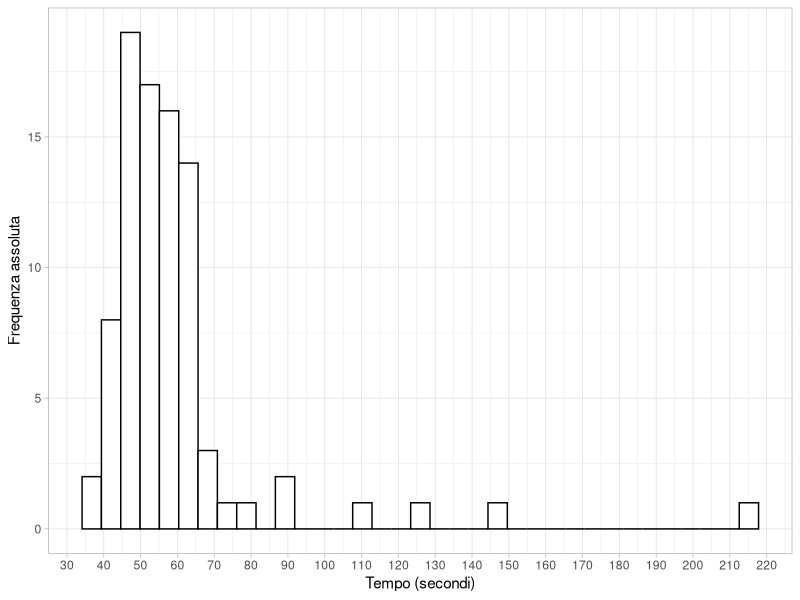
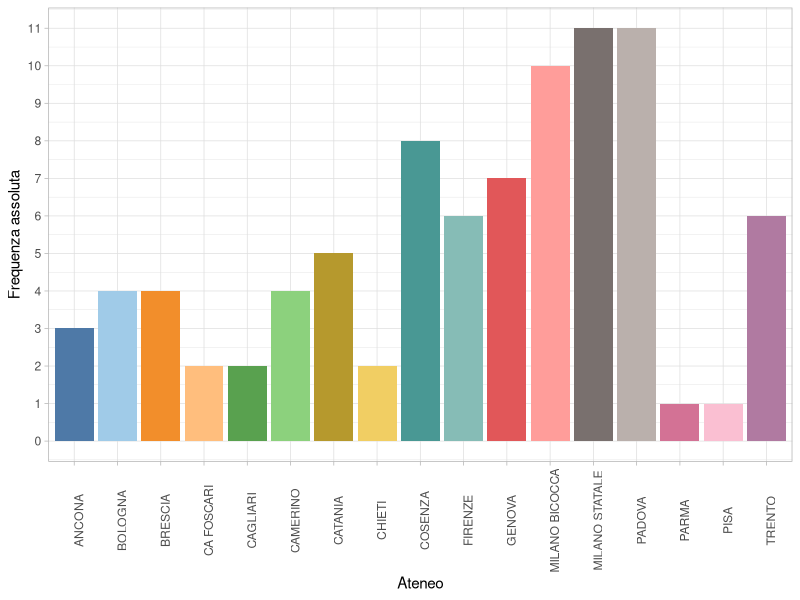
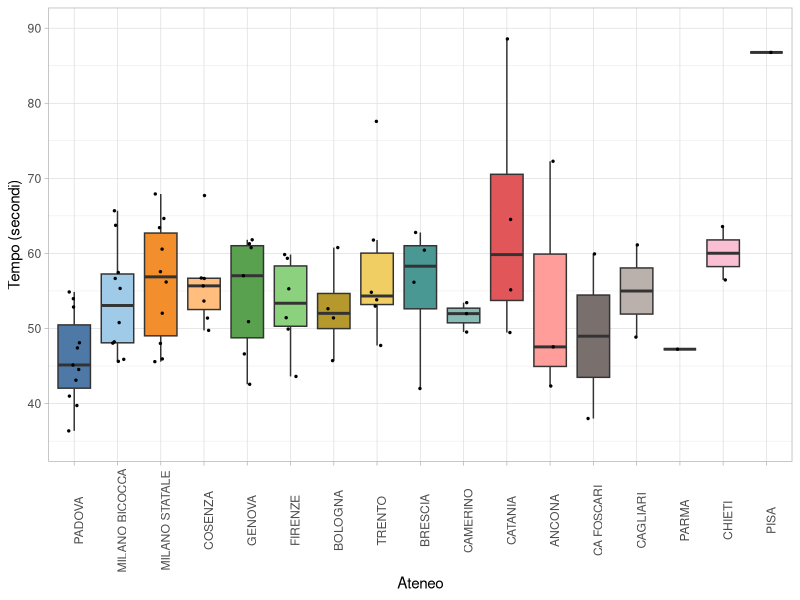
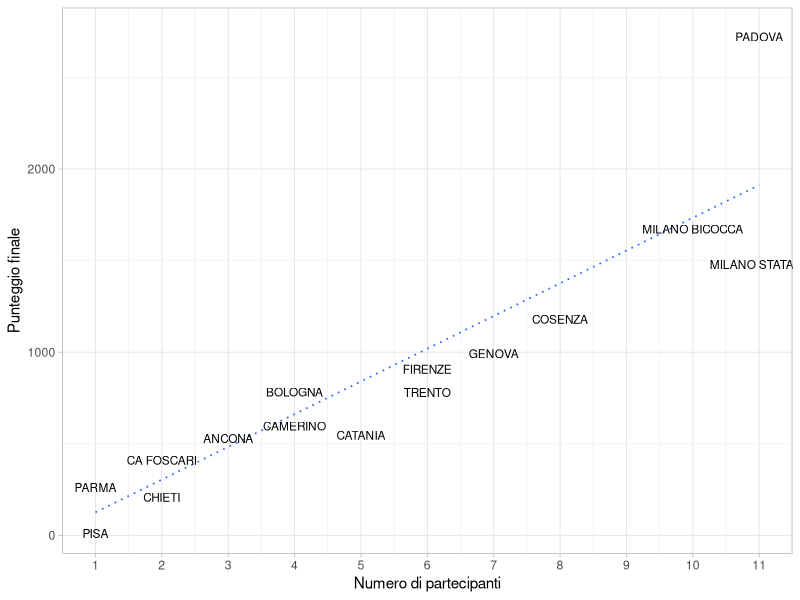
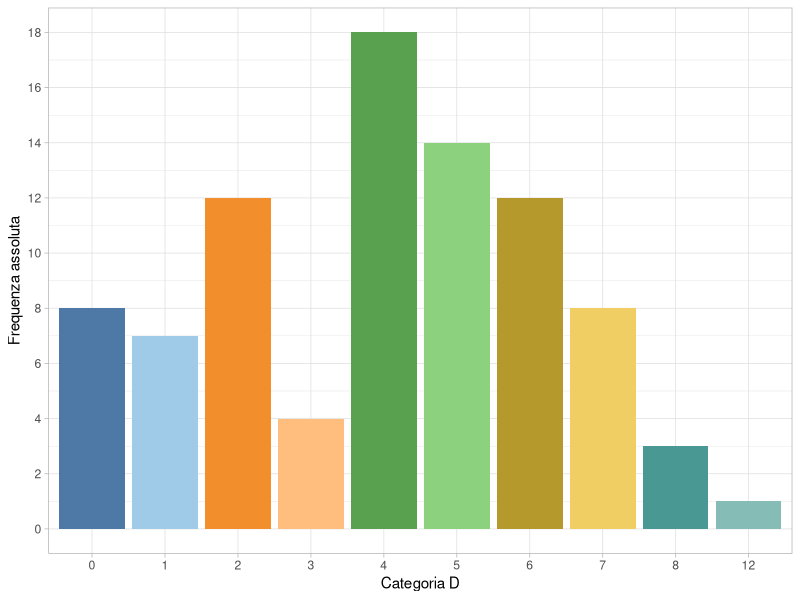
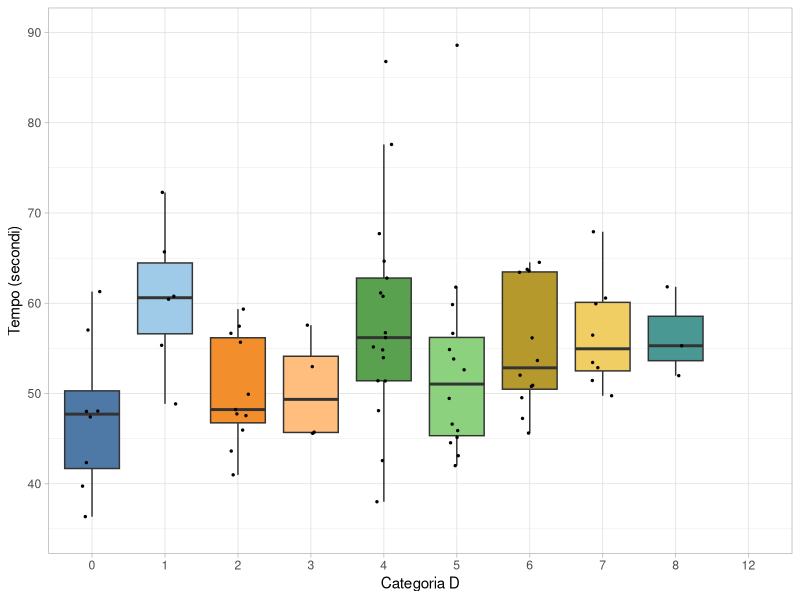

Recreate these plots in R, in order.
## ---- chunk 1
#| echo: false
#| message: false
rm(list = ls())
gigante_f <- read.csv("gigante_femminile.csv", sep = ";")

library(tidyverse)
library(lubridate)
library(stringr)
library(ggthemes)

gigante_f$Categoria <- as.numeric(str_remove(gigante_f$Categoria, "D"))

gigante_f$Tempo[1:62] <- paste("0:", gigante_f$Tempo[1:62], sep = "")
gigante_f$Tempo <- ms(gigante_f$Tempo)

gigante_f$Ateneo <- as.factor(gigante_f$Ateneo)
gigante_f$Categoria <- as.factor(gigante_f$Categoria)
# glimpse(gigante_f)
## ---- chunk 2
atenei <- read.csv("atenei.csv", sep = ";")

gigante_freq <- data.frame(table(gigante_f$Ateneo))
gigante_freq$Tempo_Eccellenza <- tapply(as.numeric(gigante_f$Tempo), 
                                        gigante_f$Ateneo, function(x) mean(head(x, n = 4)))
colnames(gigante_freq) <- c("Ateneo", "Partecipanti", "Tempo_migliori_4")
gigante_freq <- merge(subset(atenei, select = c(Ateneo, Gigante_F)), gigante_freq, by = "Ateneo")
colnames(gigante_freq) <- c("Ateneo", "Graduatoria","Partecipanti", "Tempo_migliori_4")
## ---- chunk 3
#| fig-width: 8
#| fig-height: 4
ggplot(data = gigante_f, aes(x = Tempo, y = after_stat(count))) + geom_histogram(fill = "white", col = "black", bins = 35) + theme_light() + ylab("Frequenza assoluta") + xlab("Tempo (secondi)") + scale_x_continuous(n.breaks = 20)
## ---- chunk 4
tab <- c(summary(as.numeric(gigante_f$Tempo)))[-4]
names(tab) <- c("Tempo migliore", "Primo quartile", "Tempo mediano", "Terzo quartile", "Tempo peggiore")
knitr::kable(t(tab), digits = 2)
## ---- chunk 5
#| fig-width: 8
#| fig-height: 4
ggplot(data = gigante_f, aes(x = Ateneo, y = after_stat(count), fill = Ateneo)) + geom_bar() + theme_light() + ylab("Frequenza assoluta") + theme_light() + theme(axis.text.x = element_text(angle = 90), legend.position = "none") + scale_fill_tableau(palette = "Tableau 20") + scale_y_continuous(n.breaks = 10)
## ---- chunk 6
#| warning: false
#| fig-width: 8
#| fig-height: 5

gigante_f$Ateneo <- factor(gigante_f$Ateneo, 
                           levels = levels(gigante_f$Ateneo)[order(gigante_freq$Graduatoria, decreasing = TRUE)], 
                           ordered = TRUE)
ggplot(data = gigante_f, aes(x = Ateneo, y = Tempo, fill = Ateneo)) + geom_boxplot(outlier.size = 0, outlier.alpha = 0) + geom_jitter(width = 0.15, size = 0.5) + theme_light() + theme(axis.text.x = element_text(angle = 90), legend.position = "none") + xlab("Ateneo") + ylab("Tempo (secondi)") + ylim(c(35, 90)) + scale_fill_tableau(palette = "Tableau 20")
## ---- chunk 7
#| warning: false
#| fig-width: 10
#| fig-height: 5
ggplot(data = gigante_freq, aes(x = Partecipanti, y = Graduatoria, label = Ateneo))  + theme_light() + xlab("Numero di partecipanti") + ylab("Punteggio finale") + geom_smooth(method = "lm", se = F, linetype = "dotted", size = 0.6) + geom_text(size = 3, vjust = "top", check_overlap = TRUE)+ scale_x_continuous(n.breaks = 10)
## ---- chunk 8
m <- lm(Graduatoria ~ Partecipanti + Tempo_migliori_4, data = gigante_freq)
summary(m)
## ---- chunk 9
#| fig-width: 8
#| fig-height: 4
ggplot(data = gigante_f, aes(x = Categoria, y = after_stat(count), fill = Categoria)) + geom_bar() + theme_light() + ylab("Frequenza assoluta") + theme_light() + theme(legend.position = "none") + scale_fill_tableau(palette = "Tableau 20") + scale_y_continuous(n.breaks = 10) + xlab("Categoria D")
## ---- chunk 10
#| warning: false
#| fig-width: 8
#| fig-height: 4
ggplot(data = gigante_f, aes(x = Categoria, y = Tempo, fill = Categoria)) + geom_boxplot(outlier.size = 0, outlier.alpha = 0) + geom_jitter(width = 0.15, size = 0.5) + theme_light() + theme( legend.position = "none") + ylab("Tempo (secondi)") + ylim(c(35, 90)) + xlab("Categoria D") + scale_fill_tableau(palette = "Tableau 20")
